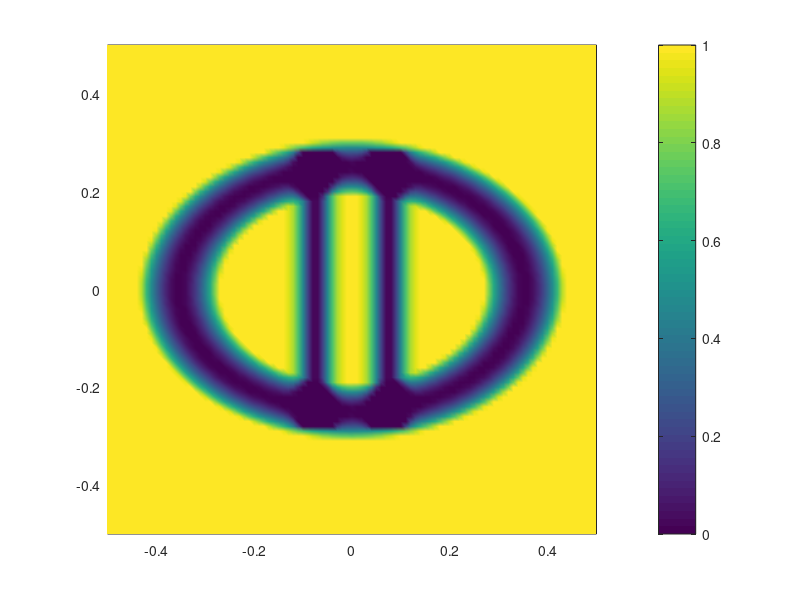

The MATLAB source for this figure:
% x=-0.5:0.01:0.5;
% y=-1:0.01:1;
% for i=1:length(x)
%     for j=1:length(y)
%         r=sqrt(x(i)^2+(y(j)-0.25)^2);
%         V1(j,i)=100*((r-0.25)^2);
%         r=sqrt(x(i)^2+(y(j)+0.25)^2);
%         V2(j,i)=10*((r-0.25)^2);
%         V=V1.*V2;
%     end
% end
% pcolor(log(V+0.01))
% shading interp
% daspect([1 1 1])
% colorbar
clear all
x=-0.5:0.01:0.5;
y=-0.5:0.01:0.5;
for i=1:length(x)
    for j=1:length(y)
        r=sqrt(0.5*x(i)^2+(y(j))^2);
        V1(j,i)=(min(3*(r-0.25)^2,0.01));
        V2(j,i)=0.05*exp(-1000*x(i)^2);
        if abs(y(j))<0.29
          V3(j,i)=0.01*exp(-1000*(x(i)-0.075)^2);
        else
          V3(j,i)=0;
        end
        if abs(y(j))<0.29
          V4(j,i)=0.01*exp(-1000*(x(i)+0.075)^2);
        else
          V4(j,i)=0;
        end
    end
end
V=max(V1-V3-V4,0);
pcolor(x,y,100*V)
shading interp
daspect([1 1 1])
colorbar